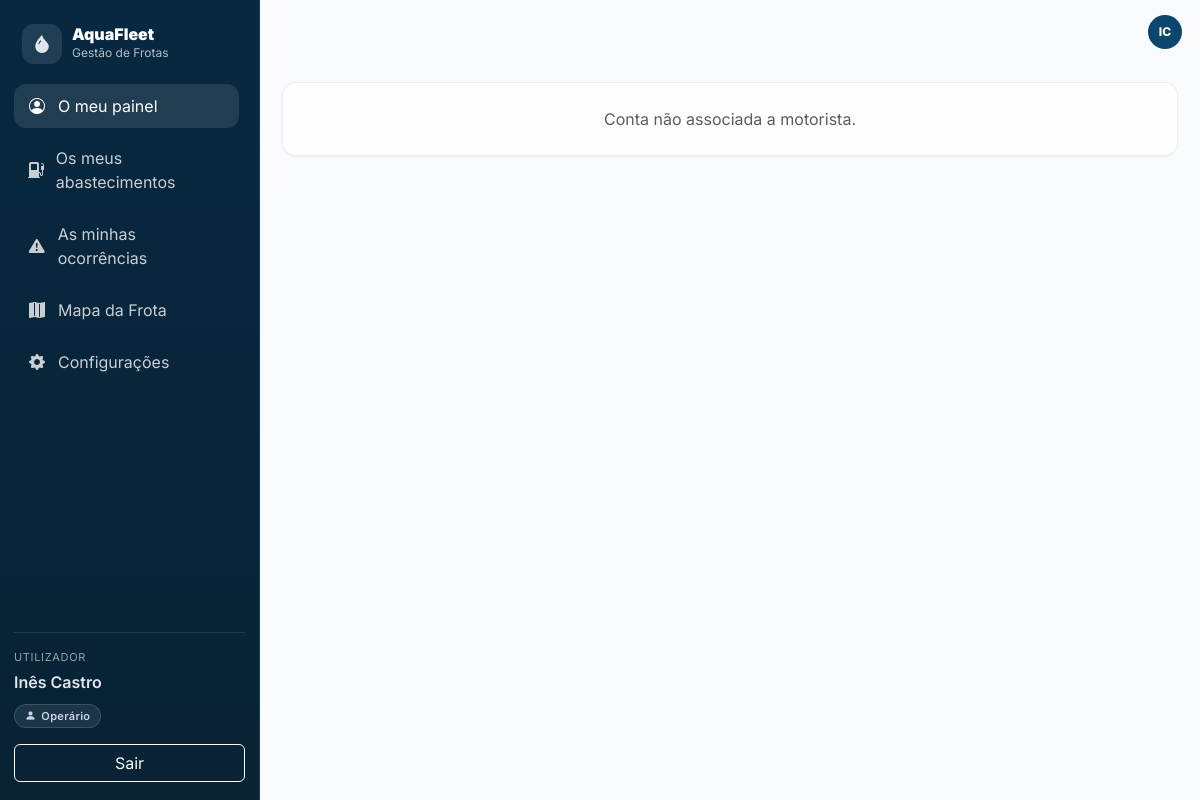
Page /operario/servico.php (signed in) on the earlier database version.
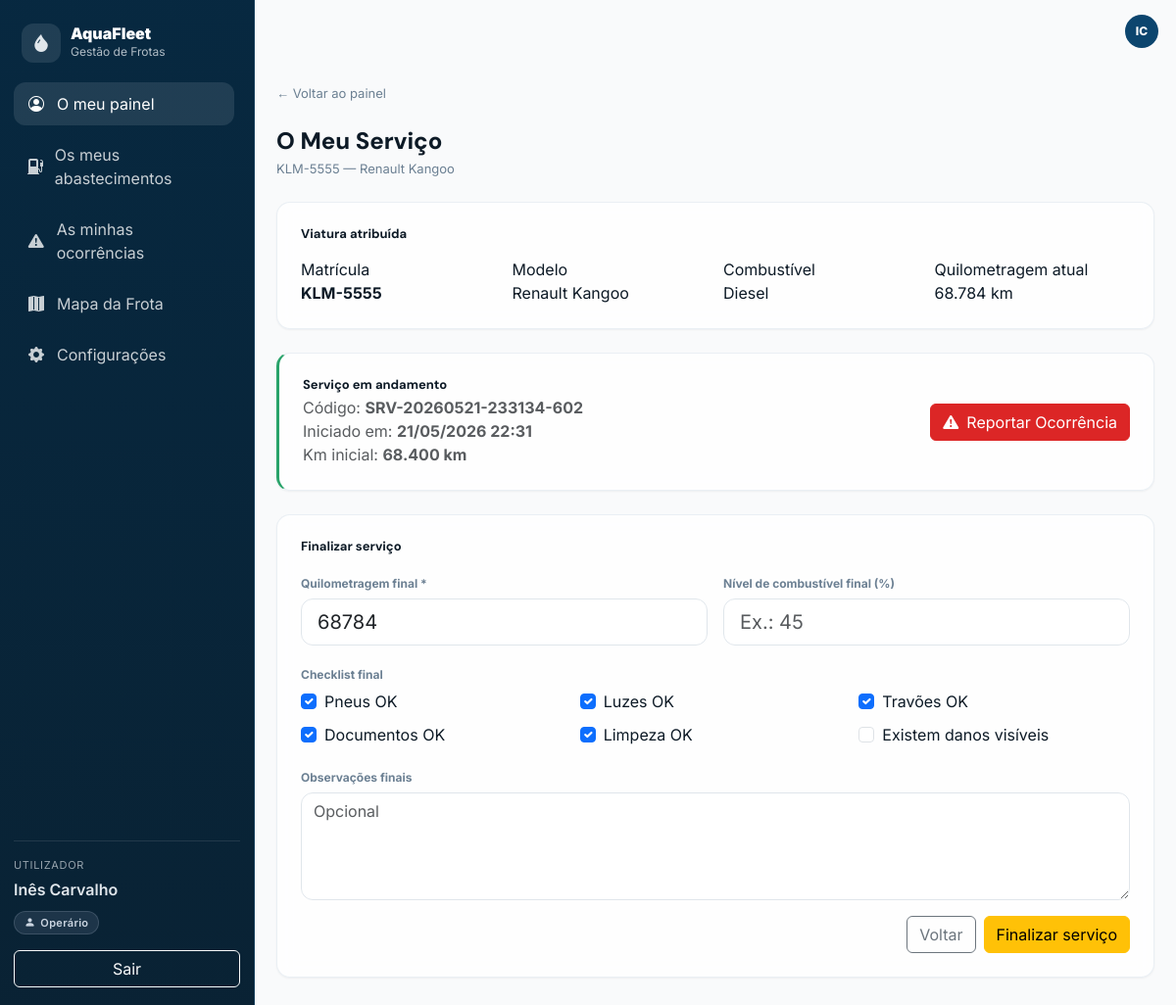
Same page on the later database version.
### tables this page shows
CREATE TABLE `atribuicoes` (
  `id` int(10) UNSIGNED NOT NULL,
  `viatura_id` int(10) UNSIGNED NOT NULL,
  `colaborador_id` int(10) UNSIGNED NOT NULL,
  `motorista_id` int(10) UNSIGNED DEFAULT NULL,
  `data_inicio` datetime NOT NULL DEFAULT current_timestamp(),
  `km_inicio` int(10) UNSIGNED DEFAULT NULL,
  `data_fim` datetime DEFAULT NULL,
  `km_fim` int(10) UNSIGNED DEFAULT NULL,
  `estado` enum('aberta','encerrada','cancelada') NOT NULL DEFAULT 'aberta',
  `notas` varchar(255) DEFAULT NULL,
  `criado_por_usuario_id` int(10) UNSIGNED DEFAULT NULL,
  `encerrado_por_usuario_id` int(10) UNSIGNED DEFAULT NULL
);

CREATE TABLE `viaturas` (
  `id` int(10) UNSIGNED NOT NULL,
  `matricula` varchar(20) NOT NULL,
  `marca_modelo` varchar(120) NOT NULL,
  `tipo` enum('Ligeiro','Pick-up','Carrinha','Camião','Elétrico','Outro') NOT NULL DEFAULT 'Ligeiro',
  `combustivel` enum('Diesel','Gasolina','Elétrico','Híbrido','Outro') NOT NULL DEFAULT 'Diesel',
  `quilometragem` int(10) UNSIGNED NOT NULL DEFAULT 0,
  `estado` enum('Disponível','Atribuída','Em Manutenção','Inativo') NOT NULL DEFAULT 'Disponível',
  `observacoes` text DEFAULT NULL,
  `infraestrutura_id` int(11) DEFAULT NULL,
  `criado_em` timestamp NOT NULL DEFAULT current_timestamp(),
  `atualizado_em` timestamp NOT NULL DEFAULT current_timestamp() ON UPDATE current_timestamp()
);

CREATE TABLE `servicos_operacionais` (
  `id` int(10) UNSIGNED NOT NULL,
  `codigo` varchar(30) NOT NULL,
  `atribuicao_id` int(10) UNSIGNED DEFAULT NULL,
  `motorista_id` int(10) UNSIGNED NOT NULL,
  `colaborador_id` int(10) UNSIGNED DEFAULT NULL,
  `usuario_id` int(10) UNSIGNED DEFAULT NULL,
  `viatura_id` int(10) UNSIGNED NOT NULL,
  `data_inicio` datetime NOT NULL DEFAULT current_timestamp(),
  `data_fim` datetime DEFAULT NULL,
  `km_inicio` int(10) UNSIGNED NOT NULL,
  `km_fim` int(10) UNSIGNED DEFAULT NULL,
  `nivel_combustivel_inicio` tinyint(3) UNSIGNED DEFAULT NULL,
  `nivel_combustivel_fim` tinyint(3) UNSIGNED DEFAULT NULL,
  `estado` enum('aberto','concluido','cancelado') NOT NULL DEFAULT 'aberto',
  `observacoes_inicio` text DEFAULT NULL,
  `observacoes_fim` text DEFAULT NULL,
  `criado_em` timestamp NOT NULL DEFAULT current_timestamp(),
  `atualizado_em` timestamp NOT NULL DEFAULT current_timestamp() ON UPDATE current_timestamp()
);

### inc/auth.php (called while the page is built, shortened)
<?php
function perfil_atual(): string {
  return strtolower(trim($_SESSION['user_perfil'] ?? 'operario'));
}
function motorista_id_sessao(): ?int {
  $mid = $_SESSION['user_motorista_id'] ?? null;
  return $mid !== null ? (int)$mid : null;
}
function atribuicao_aberta_motorista(mysqli $ligacao, int $motorista_id): ?array {
  $stmt = mysqli_prepare($ligacao,
    "SELECT
        a.id AS atribuicao_id,
        a.viatura_id,
        a.motorista_id,
        a.colaborador_id,
        a.km_inicio,
        a.data_inicio,
        v.matricula,
        v.marca_modelo,
        v.tipo,
        v.combustivel,
        v.quilometragem,
        v.estado AS viatura_estado
     FROM atribuicoes a
     JOIN viaturas v ON v.id = a.viatura_id
     WHERE a.motorista_id = ?
       AND a.estado = 'aberta'
       AND a.data_fim IS NULL
     ORDER BY a.data_inicio DESC, a.id DESC
     LIMIT 1"
  );
  mysqli_stmt_bind_param($stmt, "i", $motorista_id);
  mysqli_stmt_execute($stmt);
  $res = mysqli_stmt_get_result($stmt);
  $row = $res ? mysqli_fetch_assoc($res) : null;
  return $row ?: null;
}

### operario/servico.php (the view, shortened to what the changed rows need)
<?php
require_once __DIR__ . "/../inc/auth.php";
require_once __DIR__ . "/../inc/database.php";
require_once __DIR__ . "/../inc/header.php";
function h($s) {
  return htmlspecialchars((string)$s, ENT_QUOTES, 'UTF-8');
}
function fmtDataHora($d) {
  $ts = strtotime($d);
  return $ts ? date('d/m/Y H:i', $ts) : h($d);
}
$motorista_id = motorista_id_sessao();
if (!$motorista_id) {
  echo '<div class="glass-card p-4 text-center text-muted">Conta não associada a motorista.</div>';
  require_once __DIR__ . "/../inc/footer.php";
  exit;
}
$atribuicao = atribuicao_aberta_motorista($ligacao, $motorista_id);
  ?>
  <?php
$stmt = mysqli_prepare($ligacao,
  "SELECT *
   FROM servicos_operacionais
   WHERE motorista_id = ?
     AND estado = 'aberto'
   ORDER BY data_inicio DESC, id DESC
   LIMIT 1"
);
mysqli_stmt_bind_param($stmt, "i", $motorista_id);
mysqli_stmt_execute($stmt);
$res = mysqli_stmt_get_result($stmt);
$servicoAberto = $res ? mysqli_fetch_assoc($res) : null;
?>
<div class="page-max-4xl space-y-6">
  <a class="back-link" href="index.php">← Voltar ao painel</a>
  <div>
    <h1 class="page-title">O Meu Serviço</h1>
    <div class="page-subtitle">
      <?php echo h($atribuicao['matricula'] . ' — ' . $atribuicao['marca_modelo']); ?>
    </div>
  </div>
  <div class="glass-card p-4">
    <h3 class="section-title mb-3">Viatura atribuída</h3>
    <div class="row g-3">
      <div class="col-12 col-md-3">
        <div class="detail-label">Matrícula</div>
        <div class="detail-value fw-bold"><?php echo h($atribuicao['matricula']); ?></div>
      </div>
      <div class="col-12 col-md-3">
        <div class="detail-label">Modelo</div>
        <div class="detail-value"><?php echo h($atribuicao['marca_modelo']); ?></div>
      </div>
      <div class="col-12 col-md-3">
        <div class="detail-label">Combustível</div>
        <div class="detail-value"><?php echo h($atribuicao['combustivel']); ?></div>
      </div>
      <div class="col-12 col-md-3">
        <div class="detail-label">Quilometragem atual</div>
        <div class="detail-value">
          <?php echo number_format((int)$atribuicao['quilometragem'], 0, ',', '.'); ?> km
        </div>
      </div>
    </div>
  </div>
  <?php if (!$servicoAberto): ?>
    <div class="glass-card p-4">
      <h3 class="section-title mb-3">Iniciar serviço</h3>
      <form method="post" class="row g-3">
        <input type="hidden" name="acao" value="iniciar">
        <div class="col-12 col-md-6">
          <label class="form-label form-label-soft">Quilometragem inicial *</label>
          <input
            type="number"
            name="km_inicio"
            class="form-control form-control-lg"
            min="<?php echo (int)$atribuicao['quilometragem']; ?>"
            value="<?php echo (int)$atribuicao['quilometragem']; ?>"
            required
          >
        </div>
        <div class="col-12 col-md-6">
          <label class="form-label form-label-soft">Nível de combustível inicial (%)</label>
          <input
            type="number"
            name="nivel_combustivel_inicio"
            class="form-control form-control-lg"
            min="0"
            max="100"
            placeholder="Ex.: 80"
          >
        </div>
        <div class="col-12">
          <label class="form-label form-label-soft">Checklist inicial</label>
          <div class="row g-2">
            <div class="col-12 col-md-4">
              <label class="form-check">
                <input class="form-check-input" type="checkbox" name="pneus_ok" checked>
                <span class="form-check-label">Pneus OK</span>
              </label>
            </div>
            <div class="col-12 col-md-4">
              <label class="form-check">
                <input class="form-check-input" type="checkbox" name="luzes_ok" checked>
                <span class="form-check-label">Luzes OK</span>
              </label>
            </div>
            <div class="col-12 col-md-4">
              <label class="form-check">
                <input class="form-check-input" type="checkbox" name="travoes_ok" checked>
                <span class="form-check-label">Travões OK</span>
              </label>
            </div>
            <div class="col-12 col-md-4">
              <label class="form-check">
                <input class="form-check-input" type="checkbox" name="documentos_ok" checked>
                <span class="form-check-label">Documentos OK</span>
              </label>
            </div>
            <div class="col-12 col-md-4">
              <label class="form-check">
                <input class="form-check-input" type="checkbox" name="limpeza_ok" checked>
                <span class="form-check-label">Limpeza OK</span>
              </label>
            </div>
            <div class="col-12 col-md-4">
              <label class="form-check">
                <input class="form-check-input" type="checkbox" name="danos_visiveis">
                <span class="form-check-label">Existem danos visíveis</span>
              </label>
            </div>
          </div>
        </div>
        <div class="col-12">
          <label class="form-label form-label-soft">Observações iniciais</label>
          <textarea name="observacoes_inicio" class="form-control" rows="4" placeholder="Opcional"></textarea>
        </div>
        <div class="col-12 d-flex justify-content-end gap-2">
          <a href="index.php" class="btn btn-outline-secondary">Cancelar</a>
          <button class="btn btn-primary" type="submit">Iniciar serviço</button>
        </div>
      </form>
    </div>
  <?php else: ?>
    <div class="glass-card p-4" style="border-left:3px solid hsl(152,60%,40%);">
      <div class="d-flex flex-column flex-md-row align-items-start align-items-md-center justify-content-between gap-3">
        <div>
          <h3 class="section-title mb-1">Serviço em andamento</h3>
          <div class="text-muted">
            Código: <strong><?php echo h($servicoAberto['codigo']); ?></strong><br>
            Iniciado em: <strong><?php echo h(fmtDataHora($servicoAberto['data_inicio'])); ?></strong><br>
            Km inicial: <strong><?php echo number_format((int)$servicoAberto['km_inicio'], 0, ',', '.'); ?> km</strong>
          </div>
        </div>
        <div>
          <a href="ocorrencia_create.php" class="btn btn-danger d-flex align-items-center gap-2" style="background-color: #dc2626; border-color: #dc2626;">
            <i class="bi bi-exclamation-triangle-fill"></i>
            Reportar Ocorrência
          </a>
        </div>
      </div>
    </div>
    <div class="glass-card p-4">
      <h3 class="section-title mb-3">Finalizar serviço</h3>
      <form method="post" class="row g-3">
        <div class="col-12 col-md-6">
          <label class="form-label form-label-soft">Quilometragem final *</label>
          <input
            type="number"
            name="km_fim"
            class="form-control form-control-lg"
            min="<?php echo (int)$servicoAberto['km_inicio']; ?>"
            value="<?php echo max((int)$atribuicao['quilometragem'], (int)$servicoAberto['km_inicio']); ?>"
            required
          >
        </div>
        <div class="col-12 col-md-6">
          <label class="form-label form-label-soft">Nível de combustível final (%)</label>
          <input
            type="number"
            name="nivel_combustivel_fim"
            class="form-control form-control-lg"
            min="0"
            max="100"
            placeholder="Ex.: 45"
          >
        </div>
        <div class="col-12">
          <label class="form-label form-label-soft">Checklist final</label>
          <div class="row g-2">
            <div class="col-12 col-md-4">
              <label class="form-check">
                <input class="form-check-input" type="checkbox" name="pneus_ok" checked>
                <span class="form-check-label">Pneus OK</span>
              </label>
            </div>
            <div class="col-12 col-md-4">
              <label class="form-check">
                <input class="form-check-input" type="checkbox" name="luzes_ok" checked>
                <span class="form-check-label">Luzes OK</span>
              </label>
            </div>
            <div class="col-12 col-md-4">
              <label class="form-check">
                <input class="form-check-input" type="checkbox" name="travoes_ok" checked>
                <span class="form-check-label">Travões OK</span>
              </label>
            </div>
            <div class="col-12 col-md-4">
              <label class="form-check">
                <input class="form-check-input" type="checkbox" name="documentos_ok" checked>
                <span class="form-check-label">Documentos OK</span>
              </label>
            </div>
            <div class="col-12 col-md-4">
              <label class="form-check">
                <input class="form-check-input" type="checkbox" name="limpeza_ok" checked>
                <span class="form-check-label">Limpeza OK</span>
              </label>
            </div>
            <div class="col-12 col-md-4">
              <label class="form-check">
                <input class="form-check-input" type="checkbox" name="danos_visiveis">
                <span class="form-check-label">Existem danos visíveis</span>
              </label>
            </div>
          </div>
        </div>
        <div class="col-12">
          <label class="form-label form-label-soft">Observações finais</label>
          <textarea name="observacoes_fim" class="form-control" rows="4" placeholder="Opcional"></textarea>
        </div>
        <div class="col-12 d-flex justify-content-end gap-2">
          <a href="index.php" class="btn btn-outline-secondary">Voltar</a>
          <button class="btn btn-warning" type="submit">Finalizar serviço</button>
        </div>
      </form>
    </div>
  <?php endif; ?>
</div>
<?php
require_once __DIR__ . "/../inc/footer.php";
?>

### inc/header.php (shortened to what the changed rows need)
<?php
$BASE_URL = rtrim(dirname($_SERVER['SCRIPT_NAME']), '/');
?>
<!doctype html>
<html lang="pt">
<head>
  <link rel="stylesheet" href="<?php echo $BASE_URL; ?>/css/bootstrap_css/bootstrap.min.css">
  <link rel="stylesheet" href="https://cdn.jsdelivr.net/npm/bootstrap-icons@1.11.3/font/bootstrap-icons.min.css">
  <link rel="stylesheet" href="<?php echo $BASE_URL; ?>/css/style_css/style.css">
</head>
<body>
<div class="app">
  <aside class="sidebar d-flex flex-column">
    <div class="sidebar-user mt-auto pt-3">
      <?php
        $perfil_badge = perfil_atual();
        $badge_class  = match($perfil_badge) {
          'admin'   => 'badge-perfil badge-admin',
          'gestor'  => 'badge-perfil badge-gestor',
          default   => 'badge-perfil badge-operario',
        };
      ?>
      <div class="small" style="opacity:.65; font-size:11px; text-transform:uppercase; letter-spacing:.06em;">Utilizador</div>
      <div class="fw-semibold mt-1"><?php echo htmlspecialchars($_SESSION['user_nome'] ?? ''); ?></div>
      <div class="mt-2">
        <span class="<?php echo $badge_class; ?>">
        </span>
      </div>
      <a class="btn btn-outline-light w-100 mt-3" href="<?php echo $BASE_URL; ?>/logout.php">Sair</a>
    </div>
  </aside>
  <div class="mainwrap">
    <div class="content">

Differences in the rows shown:
added atribuicoes: viatura.marca_modelo "KLM-5555 — Renault Kangoo", viatura.matricula "KLM-5555", viatura.marca_modelo "Renault Kangoo", viatura.combustivel "Diesel", viatura.quilometragem "68.784", km_fim "68784"
added servicos_operacionais: codigo "SRV-20260521-233134-602", data_inicio "21/05/2026 22:31", km_inicio "68.400"
Other differences:
$_SESSION['user_nome']: "Inês Castro" → "Inês Carvalho"
form field pneus_ok: (not shown) → "☑"
form field luzes_ok: (not shown) → "☑"
form field travoes_ok: (not shown) → "☑"
form field documentos_ok: (not shown) → "☑"
form field limpeza_ok: (not shown) → "☑"
form field danos_visiveis: (not shown) → "☐"
text no longer shown: "Conta não associada a motorista."
text now shown: "← Voltar ao painel O Meu Serviço Viatura atribuída Matrícula Modelo Combustível Quilometragem atual km Serviço em andamento Código: Iniciado em: Km inicial: km Reportar Ocorrência Finalizar serviço Quilometragem final * Nível de combustível final (%) Checklist final Pneus OK Luzes OK Travões OK Documentos OK Limpeza OK Existem danos visíveis Observações finais Voltar Finalizar serviço"
